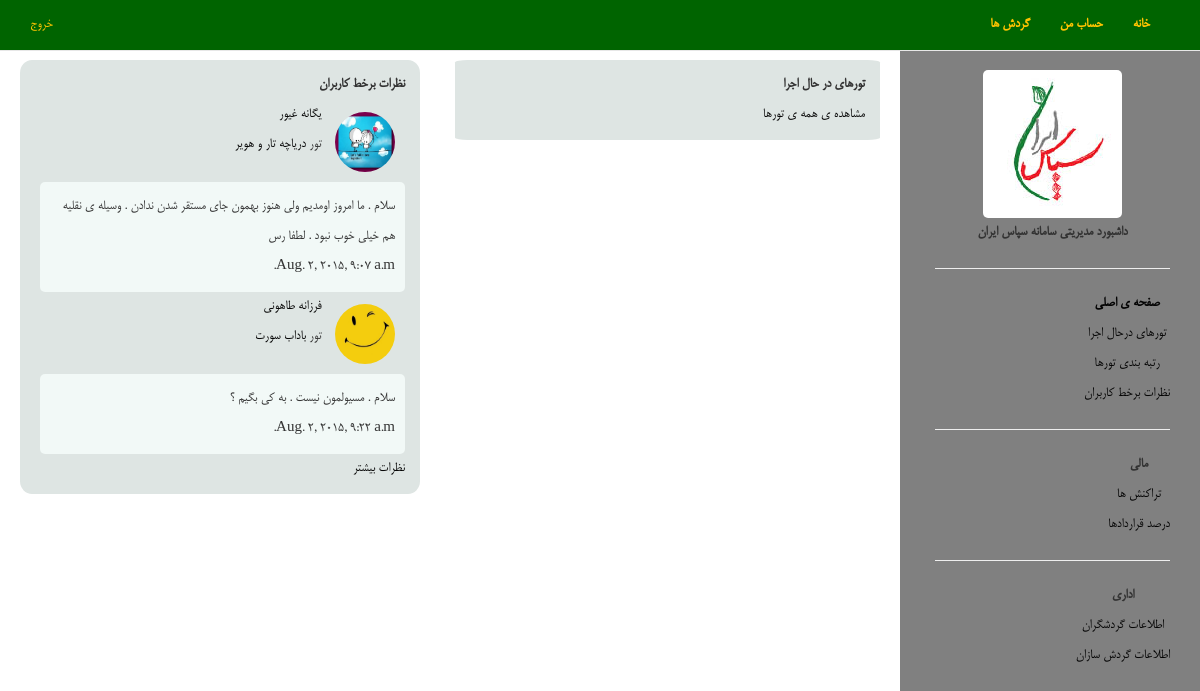
/manager/Dashboard/, run on the app's committed database.
### quality_control/models.py (models this page shows, shortened)
class OnlineComment(models.Model):
    user = models.ForeignKey(UserM)
    tour = models.ForeignKey(Tour)
    body = models.CharField( max_length= 100)
    date = models.DateTimeField()

### user/models.py (models this page shows, shortened)
class UserM(models.Model):
    user = models.OneToOneField(User, related_name='userm')
    register_time = models.DateTimeField(default=datetime.now)
    picture = models.FileField(upload_to="static/user/img/", default="static/user/img/default.jpg" , null=True, blank=True)
    kind = models.CharField(max_length=10, choices=USER_KIND) #? what is this? redundant

### define_trip/models.py (models this page shows, shortened)
class Tour(models.Model):
    gardesh = models.ForeignKey(Gardesh, related_name='tour')
    tour_kind = models.CharField(max_length=30 , choices=TOUR_KIND)      # nat / inter / holly
    destination = models.CharField(max_length=255, choices=CITY)    # city name
    source = models.CharField(max_length=255,choices=CITY)         # city name
    start = models.DateField()
    start_t = models.TimeField()
    end = models.DateField()
    end_t = models.TimeField()
    capacity = models.IntegerField()    # tedadi ke mitavanim befrooshim
    has_sold = models.IntegerField(default=0)   # if = capacity or intire=0 => stop selling
    entire_capacity = models.IntegerField()     # mizani ke hanooz az zarfiate kol mande
    leader = models.CharField(max_length=30)
    leader_c = models.CharField(null=True, blank=True , max_length=50)
    transfer_device = models.ForeignKey(TransferDevice)
    stay_location = models.ForeignKey(Location)
    cost = models.IntegerField()
    destination_explain = models.TextField(null=True, blank=True)
    move_explain = models.TextField(null=True, blank=True)

class Gardesh(models.Model):
    name = models.CharField(max_length=255)
    builder = models.ForeignKey(TourBuilderProfile)
    kind = models.CharField(max_length=2,choices=KIND)   # t/tr/a/h/r
    final_rank = models.FloatField(null=True,blank=True)
    order_rank = models.FloatField(null=True,blank=True)
    comment_rank = models.FloatField(null=True,blank=True)
    degree = models.CharField(max_length=2,
                                      choices=DEGREE)     # g/s/b
    max_cancel_time = models.IntegerField(default= 2)
    free = models.FloatField(default=1)     # between 0 and 1 --> be nazaram inja darsad takhfif gozashte shavad behtar ast.
    define_time = models.DateTimeField(default= datetime.datetime.now)
    agreement = models.ForeignKey(Agreement)
    other_explain = models.TextField(blank=True , null=True) #farzaneh add

### manager_dashboard/views.py (the view)
# urls.py: url(r'Dashboard/$', 'manager_dashboard.views.Dashboard'),
def Dashboard(request):
    onlineComments = OnlineComment.objects.all()[0:5]
    tours = Tour.objects.filter(end__gt=datetime.datetime.today(),
                                start__lt=datetime.date.today())[0:3]
    return render(request, "manager_dashboard.html", {"onlineComments": onlineComments , "runningTours" : tours})

### manager_dashboard/templates/manager_dashboard.html (shortened to what this page needs)
{% extends "manager_base.html" %}
{% load staticfiles %}
{% block content_dashboard %}
    <div class="box col-md-4" style="padding-left: 20px ; margin-left: 20px">
        <table>
            <tr>
                <td><strong>
                نظرات برخط کاربران
                </strong></td>
            </tr>
{% for comment in onlineComments %}
            <tr>
                <td>
                    <div>
                <span>
                    <img class="gardeshgar_img" src="../../{{comment.user.picture}}">
                </span>
                <span class="gardeshgar_name_box">
               <a href="profile/tourist/{{ comment.user.user.username }}">{{ comment.user.user.first_name}} {{ comment.user.user.last_name }} </a>
                    <br>
                    تور
                  <a href="/show/tour/{{ comment.tour.id }}/status/"> {{ comment.tour.gardesh.name }}</a>
                </span>
                        <div class="col-md-12 gardeshgar_comment_box">
                            {{ comment.body }}
                            <br>
                            {{ comment.date }}
                        </div>
                    </div>
                </td>
            </tr>
{% endfor %}
        </table>
    <a href="/manager/OnlineComments"> نظرات بیشتر</a>
    </div>
    <div class="col-md-5" style="padding-right: 60px">
        <div class="box col-md-12">
            <table>
                <tr>
                    <td><strong>
                        تورهای در حال اجرا
                    </strong></td>
                </tr>
            </table>
        <a href="/manager/tourLists/">مشاهده ی همه ی تورها</a>
        </div>
    </div>
{% endblock content_dashboard %}

### static/main.css (style rules this page uses)
body { margin-bottom: 140px; font: 15px/30px Helvetica, Tahoma, Sans-Serif; font-family: 'B Mitra' ; }

### static/manager_dashboard/css/main.css (style rules this page uses)
.box { border-radius: 3%; background-color: #dee5e3; margin: 10px; padding-top: 10px; padding-bottom: 10px ; }
.gardeshgar_img { width: 60px; height: 60px; border-radius: 50%; margin: 10px; }
.gardeshgar_name_box { border-radius: 5px; display:inline-block; }
.gardeshgar_comment_box { background-color: #f2f9f7; border-radius: 5px; padding: 10px; }
a:link { color: #040404; }

### data on the page
OnlineComment: user.picture (picture), user.user.first_name "یگانه", user.user.last_name "غیور", tour.gardesh.name "دریاچه تار و هویر", body "سلام . ما امروز اومدیم ولی هنوز بهمون جای مستقر شدن ندادن . وسیله ی نقلیه هم خیلی خوب نبود . لطفا رس", date "Aug. 2, 2015, 9:07 a.m."
OnlineComment: user.picture (picture), user.user.first_name "فرزانه", user.user.last_name "طاهونی", tour.gardesh.name "باداب سورت", body "سلام . مسیولمون نیست . به کی بگیم ؟", date "Aug. 2, 2015, 9:22 a.m."
